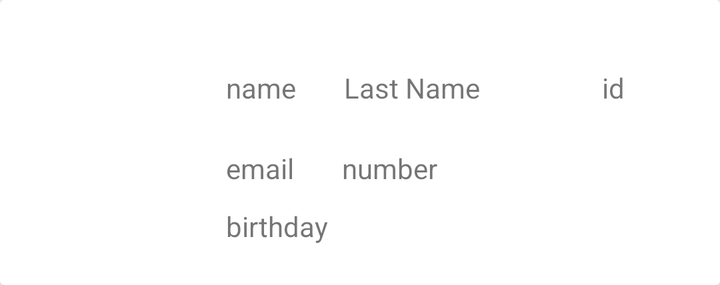
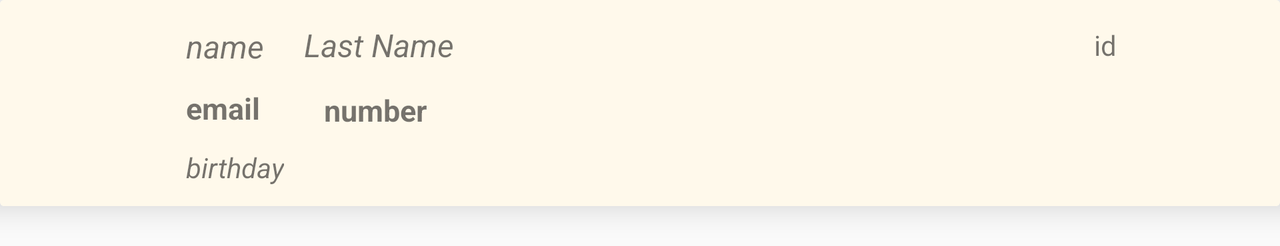

Two renders of one Android screen. The first uses the default layout on a phone; the second uses the alternative layout the repository ships for a different screen configuration, on a matching device. The two XML files are below.
<!-- AndroidManifest.xml: application theme Theme.Ft_hangout -->
<!-- res/layout/my_row.xml -->
<?xml version="1.0" encoding="utf-8"?>
<LinearLayout xmlns:android="http://schemas.android.com/apk/res/android"
    xmlns:app="http://schemas.android.com/apk/res-auto"
    xmlns:tools="http://schemas.android.com/tools"
    android:orientation="vertical"
    android:layout_width="match_parent"
    android:layout_height="wrap_content"
    android:id="@+id/mainLayout">
    <androidx.cardview.widget.CardView
        android:layout_width="match_parent"
        android:layout_height="wrap_content"
        app:cardElevation="3dp">

        <androidx.constraintlayout.widget.ConstraintLayout
            android:layout_width="match_parent"
            android:padding="20dp"
            android:layout_height="match_parent">

            <ImageView
                android:id="@+id/imageView2"
                android:layout_width="53dp"
                android:layout_height="66dp"
                android:layout_marginStart="16dp"
                android:contentDescription="@string/choose_image"
                app:layout_constraintBottom_toBottomOf="parent"
                app:layout_constraintStart_toStartOf="parent"
                app:layout_constraintTop_toTopOf="parent"
                app:layout_constraintVertical_bias="0.644"
                tools:srcCompat="@tools:sample/avatars" />

            <TextView
                android:id="@+id/contact_name"
                android:layout_width="wrap_content"
                android:layout_height="wrap_content"
                android:layout_marginStart="24dp"
                android:text="@string/name"
                app:layout_constraintBottom_toBottomOf="parent"
                app:layout_constraintStart_toEndOf="@+id/imageView2"
                app:layout_constraintTop_toTopOf="parent"
                app:layout_constraintVertical_bias="0.173" />

            <TextView
                android:id="@+id/contact_lastName"
                android:layout_width="wrap_content"
                android:layout_height="wrap_content"
                android:layout_marginStart="24dp"
                android:text="@string/lastName"
                app:layout_constraintBottom_toBottomOf="parent"
                app:layout_constraintStart_toEndOf="@+id/contact_name"
                app:layout_constraintTop_toTopOf="parent"
                app:layout_constraintVertical_bias="0.173" />

            <TextView
                android:id="@+id/contact_email"
                android:layout_width="wrap_content"
                android:layout_height="wrap_content"
                android:layout_marginStart="24dp"
                android:layout_marginTop="10dp"
                android:text="@string/email"
                app:layout_constraintBottom_toBottomOf="parent"
                app:layout_constraintStart_toEndOf="@+id/imageView2"
                app:layout_constraintTop_toBottomOf="@+id/contact_name"
                app:layout_constraintVertical_bias="0.28" />

            <TextView
                android:id="@+id/contact_number"
                android:layout_width="wrap_content"
                android:layout_height="wrap_content"
                android:layout_marginStart="24dp"
                android:layout_marginTop="10dp"
                android:text="@string/number"
                app:layout_constraintBottom_toBottomOf="parent"
                app:layout_constraintStart_toEndOf="@+id/contact_email"
                app:layout_constraintTop_toBottomOf="@+id/contact_lastName"
                app:layout_constraintVertical_bias="0.28" />

            <TextView
                android:id="@+id/contact_birthday"
                android:layout_width="wrap_content"
                android:layout_height="wrap_content"
                android:layout_marginStart="24dp"
                android:layout_marginTop="10dp"
                android:text="@string/birthday"
                app:layout_constraintBottom_toBottomOf="parent"
                app:layout_constraintStart_toEndOf="@+id/imageView2"
                app:layout_constraintTop_toBottomOf="@+id/contact_email"
                app:layout_constraintVertical_bias="0.681" />

            <TextView
                android:id="@+id/contact_id"
                android:layout_width="wrap_content"
                android:layout_height="wrap_content"
                android:text="@string/id"
                app:layout_constraintBottom_toBottomOf="parent"
                app:layout_constraintEnd_toEndOf="parent"
                app:layout_constraintHorizontal_bias="0.832"
                app:layout_constraintStart_toEndOf="@+id/contact_birthday"
                app:layout_constraintTop_toTopOf="parent"
                app:layout_constraintVertical_bias="0.173" />

        </androidx.constraintlayout.widget.ConstraintLayout>

    </androidx.cardview.widget.CardView>

</LinearLayout>
<!-- resources referenced by this layout -->
<resources>
  <string name="birthday"> birthday</string>
  <string name="choose_image"> choose image profile </string>
  <string name="email"> email</string>
  <string name="id"> id </string>
  <string name="lastName"> Last Name</string>
  <string name="name"> name</string>
  <string name="number"> number</string>
  <style name="Theme.Ft_hangout" parent="Theme.AppCompat.Light.DarkActionBar">
          
          <item name="colorPrimary">@color/purple_500</item>
          <item name="colorPrimaryVariant">@color/purple_700</item>
          <item name="colorOnPrimary">@color/white</item>
          
          <item name="windowActionBar">true</item>
          <item name="windowNoTitle">false</item>
          <item name="colorSecondary">@color/teal_200</item>
          <item name="colorSecondaryVariant">@color/teal_700</item>
          <item name="colorOnSecondary">@color/black</item>
          
          <item name="android:actionBarStyle">@color/clementine</item>
          
      </style>
  <color name="purple_500">#FF6200EE</color>
  <color name="purple_700">#FF3700B3</color>
  <color name="white">#FFFFFFFF</color>
  <color name="teal_200">#FF03DAC5</color>
  <color name="teal_700">#FF018786</color>
  <color name="black">#FF000000</color>
  <color name="clementine">#e85105</color>
</resources>
<!-- res/layout-land/my_row.xml (the repository's variant of the layout above) -->
<!-- drawn on the phone turned sideways -->
<?xml version="1.0" encoding="utf-8"?>
<LinearLayout xmlns:android="http://schemas.android.com/apk/res/android"
    xmlns:app="http://schemas.android.com/apk/res-auto"
    xmlns:tools="http://schemas.android.com/tools"
    android:orientation="vertical"
    android:layout_width="match_parent"
    android:layout_height="wrap_content"
    android:id="@+id/mainLayout">
    <androidx.cardview.widget.CardView
        android:layout_width="match_parent"
        android:layout_height="wrap_content"
        android:layout_marginBottom="20dp"
        app:cardElevation="9dp">

        <androidx.constraintlayout.widget.ConstraintLayout
            android:layout_width="match_parent"
            android:paddingBottom="10sp"
        android:background="@color/whiteOrange"
            android:layout_height="match_parent">

            <ImageView
                android:id="@+id/imageView2"
                android:layout_width="53dp"
                android:layout_height="66dp"
                android:layout_marginStart="16dp"
                android:contentDescription="@string/choose_image"
                app:layout_constraintBottom_toBottomOf="parent"
                app:layout_constraintStart_toStartOf="parent"
                app:layout_constraintTop_toTopOf="parent"
                app:layout_constraintVertical_bias="0.644"
                tools:srcCompat="@tools:sample/avatars" />

            <TextView
                android:id="@+id/contact_name"
                android:layout_width="wrap_content"
                android:layout_height="wrap_content"
                android:layout_marginStart="24dp"
                android:text="@string/name"
                android:textStyle="italic"
                android:textSize="16sp"
                app:layout_constraintBottom_toBottomOf="parent"
                app:layout_constraintStart_toEndOf="@+id/imageView2"
                app:layout_constraintTop_toTopOf="parent"
                app:layout_constraintVertical_bias="0.173" />

            <TextView
                android:id="@+id/contact_lastName"
                android:layout_width="wrap_content"
                android:layout_height="wrap_content"
                android:layout_marginStart="20dp"
                android:text="@string/lastName"
                android:textStyle="italic"
                android:textSize="16sp"
                app:layout_constraintBottom_toBottomOf="parent"
                app:layout_constraintStart_toEndOf="@+id/contact_name"
                app:layout_constraintTop_toTopOf="parent"
                app:layout_constraintVertical_bias="0.164" />

            <TextView
                android:id="@+id/contact_email"
                android:layout_width="wrap_content"
                android:layout_height="wrap_content"
                android:layout_marginStart="24dp"
                android:layout_marginTop="10dp"
                android:text="@string/email"
                android:textSize="15sp"
                android:textStyle="bold"
                app:layout_constraintStart_toEndOf="@+id/imageView2"
                app:layout_constraintTop_toBottomOf="@+id/contact_name" />

            <TextView
                android:id="@+id/contact_number"
                android:layout_width="wrap_content"
                android:layout_height="wrap_content"
                android:layout_marginStart="32dp"
                android:layout_marginTop="10dp"
                android:layout_marginBottom="28dp"
                android:text="@string/number"
                android:textSize="15sp"
                android:textStyle="bold"
                app:layout_constraintBottom_toBottomOf="parent"
                app:layout_constraintStart_toEndOf="@+id/contact_email"
                app:layout_constraintTop_toBottomOf="@+id/contact_lastName"
                app:layout_constraintVertical_bias="0.909" />

            <TextView
                android:id="@+id/contact_birthday"
                android:layout_width="wrap_content"
                android:layout_height="wrap_content"
                android:layout_marginStart="24dp"
                android:layout_marginTop="10dp"
                android:text="@string/birthday"
                android:textStyle="italic"
                android:textSize="14sp"
                app:layout_constraintBottom_toBottomOf="parent"
                app:layout_constraintStart_toEndOf="@+id/imageView2"
                app:layout_constraintTop_toBottomOf="@+id/contact_email"
                app:layout_constraintVertical_bias="0.681" />

            <TextView
                android:id="@+id/contact_id"
                android:layout_width="wrap_content"
                android:layout_height="wrap_content"
                android:text="@string/id"
                app:layout_constraintBottom_toBottomOf="parent"
                app:layout_constraintEnd_toEndOf="parent"
                app:layout_constraintHorizontal_bias="0.832"
                app:layout_constraintStart_toEndOf="@+id/contact_birthday"
                app:layout_constraintTop_toTopOf="parent"
                app:layout_constraintVertical_bias="0.173" />

        </androidx.constraintlayout.widget.ConstraintLayout>

    </androidx.cardview.widget.CardView>

</LinearLayout>
<!-- resources referenced by the variant -->
<!-- as the phone turned sideways resolves them -->
<resources>
  <color name="whiteOrange"> #fff9eb</color>
  <string name="birthday"> birthday</string>
  <string name="choose_image"> choose image profile </string>
  <string name="email"> email</string>
  <string name="id"> id </string>
  <string name="lastName"> Last Name</string>
  <string name="name"> name</string>
  <string name="number"> number</string>
  <style name="Theme.Ft_hangout" parent="Theme.AppCompat.Light.DarkActionBar">
          
          <item name="colorPrimary">@color/purple_500</item>
          <item name="colorPrimaryVariant">@color/purple_700</item>
          <item name="colorOnPrimary">@color/white</item>
          
          <item name="windowActionBar">true</item>
          <item name="windowNoTitle">false</item>
          <item name="colorSecondary">@color/teal_200</item>
          <item name="colorSecondaryVariant">@color/teal_700</item>
          <item name="colorOnSecondary">@color/black</item>
          
          <item name="android:actionBarStyle">@color/clementine</item>
          
      </style>
  <color name="purple_500">#FF6200EE</color>
  <color name="purple_700">#FF3700B3</color>
  <color name="white">#FFFFFFFF</color>
  <color name="teal_200">#FF03DAC5</color>
  <color name="teal_700">#FF018786</color>
  <color name="black">#FF000000</color>
  <color name="clementine">#e85105</color>
</resources>
